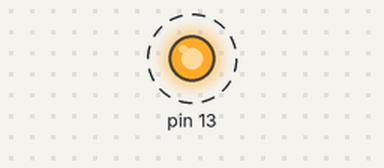
Recording of a sketch running on a simulated Arduino Uno, built with avr-gcc and run on an emulated ATmega328P. Shown: output pins drawn as LEDs (lit = HIGH). Dashed ring = blinking.

Above: at 0.2 s.
Timing chart, 0 to 3.0 s (numbered marks = the images above):
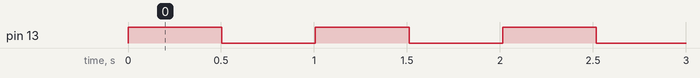

Measured:
- by itself, pin 13: alternates HIGH for 0.50 s and LOW for 0.50 s

The sketch:

pinExtender_PCF8575.ino
```cpp
/*
   PCF8575 GPIO Port Expand
   http://nopnop2002.webcrow.jp/WeMos/WeMos-25.html

   PCF8575    ----- WeMos
   A0         ----- GRD
   A1         ----- GRD
   A2         ----- GRD
   VSS        ----- GRD
   VDD        ----- 5V/3.3V
   SDA        ----- GPIO_4(PullUp)
   SCL        ----- GPIO_5(PullUp)

   P0     ----------------- LED0
   P1     ----------------- LED1
   P2     ----------------- LED2
   P3     ----------------- LED3
   P4     ----------------- LED4
   P5     ----------------- LED5
   P6     ----------------- LED6
   P7     ----------------- LED7
   P8     ----------------- LED8
   P9     ----------------- LED9
   P10     ----------------- LED10
   P11     ----------------- LED11
   P12     ----------------- LED12
   P13     ----------------- LED13
   P14     ----------------- LED14
   P15     ----------------- LED15

*/

#include "Arduino.h"
#include "PCF8575.h"  // https://github.com/xreef/PCF8575_library

// Set i2c address
PCF8575 pcf8575(0x20);

void setup()
{
  Serial.begin(9600);

  // Set pinMode to OUTPUT
  for (int i = 0; i < 16; i++) {
    pcf8575.pinMode(i, OUTPUT);
  }
  pcf8575.begin();
pinMode(13, OUTPUT);
}

void loop()
{
  for (int i = 0; i < 16; i++) {
    pcf8575.digitalWrite(i, HIGH);
    digitalWrite(13, 1);
  }
    delay(500);
  for (int i = 0; i < 16; i++) {
    pcf8575.digitalWrite(i, LOW);
    digitalWrite(13, 0);
  }
    delay(500);

}
```
